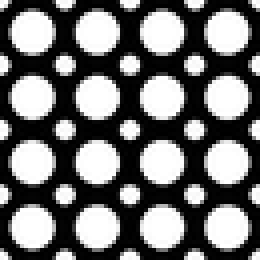
#> input picture hw2/polka.png, 65 x 65 px, shrunk from 128 x 128 before the run (shown 4 times larger)
$ python blob_detection.py
#> lines starting #> are read from the running program, lines starting #| are printed output that depends on the picture
### hw2/common.py
import numpy as np
from matplotlib import pyplot as plt
from PIL import Image
import scipy


def read_img(path, greyscale=True):
#> called with path = 'polka.png', greyscale = True
    img = Image.open(path)
#> img is the input picture: PIL image 65x65 L; min 0, max 255, mean 114.9
    if greyscale:
        img = img.convert('L')
    else:
        img = img.convert('RGB')
    return np.array(img).astype(float)


# [7 lines left out: function save_img, not called in this run]


def find_maxima(scale_space, k_xy=5, k_s=1):
    """
    Extract the peak x,y locations from scale space

    Input
      scale_space: Scale space of size HxWxS
      k: neighborhood in x and y
      ks: neighborhood in scale

    Output
      list of (x,y) tuples; x<W and y<H
    """
    if len(scale_space.shape) == 2:
        scale_space = scale_space[:, :, None]

    H, W, S = scale_space.shape
    maxima = []
    for i in range(H):
        for j in range(W):
            for s in range(S):
                # extracts a local neighborhood of max size
                # (2k_xy+1, 2k_xy+1, 2k_s+1)
                neighbors = scale_space[max(0, i - k_xy):min(i + k_xy + 1, H),
                                        max(0, j - k_xy):min(j + k_xy + 1, W),
                                        max(0, s - k_s):min(s + k_s + 1, S)]
                mid_pixel = scale_space[i, j, s]
                num_neighbors = np.prod(neighbors.shape) - 1
                # if mid_pixel > all the neighbors; append maxima
                if np.sum(mid_pixel < neighbors) == num_neighbors:
                    maxima.append((i, j, s))
    return maxima


def visualize_scale_space(scale_space, min_sigma, k, file_path=None):
    """
    Visualizes the scale space

    Input
      scale_space: scale space of size HxWxS
      min_sigma: the minimum sigma used
      k: the sigma multiplier
    """
    if len(scale_space.shape) == 2:
        scale_space = scale_space[:, :, None]
    H, W, S = scale_space.shape

    # number of subplots
    p_h = int(np.floor(np.sqrt(S)))
    p_w = int(np.ceil(S / p_h))
    for i in range(S):
        plt.subplot(p_h, p_w, i + 1)
        plt.axis('off')
        plt.title('{:.1f}:{:.1f}'.format(min_sigma * k**i,
                                         min_sigma * k**(i + 1)))
        plt.imshow(scale_space[:, :, i])

    # plot or save to fig
    if file_path:
        plt.savefig(file_path, dpi=300)
    else:
        plt.show()


def visualize_maxima(image, maxima, min_sigma, k, file_path=None):
    """
    Visualizes the maxima on a given image

    Input
      image: image of size HxW
      maxima: list of (x,y) tuples; x<W, y<H
      file_path: path to save image. if None, display to screen
    Output-   None
    """
    H, W = image.shape
    fig, ax = plt.subplots(1)
    ax.imshow(image)
    for maximum in maxima:
        y, x, s = maximum
        assert x < W and y < H and x >= 0 and y >= 0
        radius = np.sqrt(2) * min_sigma * (k**s)
        # radius = 1
        circ = plt.Circle((x, y), radius, color='r', fill=False)
        ax.add_patch(circ)

    if file_path:
        plt.savefig(file_path)
    else:
        plt.show()

### hw2/blob_detection.py
import os
import matplotlib.pyplot as plt
import numpy as np
import scipy.ndimage
# Use scipy.ndimage.convolve() for convolution.
# Use same padding (mode = 'reflect'). Refer docs for further info.

from common import (find_maxima, read_img, visualize_maxima,
                    visualize_scale_space)


def gaussian_filter(image, sigma):
    """
    Given an image, apply a Gaussian filter with the input kernel size
    and standard deviation

    Input
      image: image of size HxW
      sigma: scalar standard deviation of Gaussian Kernel

    Output
      Gaussian filtered image of size HxW
    """
#> called with sigma = 3.25
    H, W = image.shape
#> H = 65; W = 65
    # -- good heuristic way of setting kernel size
    kernel_size = int(2 * np.ceil(2 * sigma) + 1)
    # Ensure that the kernel size isn't too big and is odd
    kernel_size = min(kernel_size, min(H, W) // 2)
#> kernel_size = 15
    if kernel_size % 2 == 0:
        kernel_size = kernel_size + 1

    # TODO implement gaussian filtering of size kernel_size x kernel_size
    kernel_gaussian = np.zeros((kernel_size, kernel_size))
    center = kernel_size//2
#> center = 7
    for i in range(kernel_gaussian.shape[0]):
        for j in range(kernel_gaussian.shape[1]):
            x = i - center
            y = j - center
            kernel_gaussian[i, j] = (1 / (2 * np.pi * sigma**2)) \
                                    * np.exp(-(x**2 + y**2) / (2 * sigma**2))
    # normalizing the kernel
    kernel_gaussian = kernel_gaussian/ np.sum(kernel_gaussian)

    # Similar to Corner detection, use scipy's convolution function.
    # Again, be consistent with the settings (mode = 'reflect').
    output = scipy.ndimage.convolve(image, kernel_gaussian, mode='reflect')
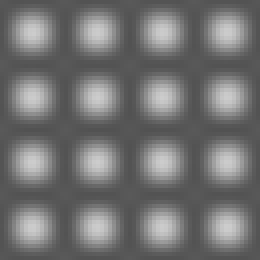
#> output: shape (65, 65) float64 (shown 4 times larger); min 82.29, max 204.9, mean 114.9
    return output


def main():
    image = read_img('polka.png')
    # import pdb; pdb.set_trace()
    # Create directory for polka_detections
    if not os.path.exists("./polka_detections"):
        os.makedirs("./polka_detections")

    # (Done)-- TODO Task 8: Single-scale Blob Detection --

    # (a), (b): Detecting Polka Dots
    # First, complete gaussian_filter()
    print("Detecting small polka dots")
    # -- Detect Small Circles
    sigma_1, sigma_2 = 3.25, 3
    gauss_1 = gaussian_filter(image, sigma_1)  # to implement
    gauss_2 = gaussian_filter(image, sigma_2)  # to implement

    # calculate difference of gaussians
    DoG_small = gauss_1 - gauss_2  # to implement
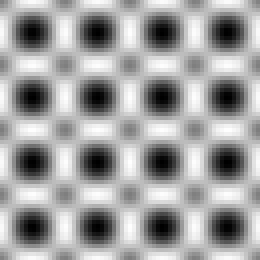
#> DoG_small: shape (65, 65) float64 (shown 4 times larger); min -17.09, max 9.95, mean -3.59e-14; drawn with min black and max white

    # visualize maxima
    maxima = find_maxima(DoG_small, k_xy=10)
#> after the loop in find_maxima, `for i in range(H):`: maxima = [(8, 8, 0), (8, 24, 0), (8, 40, 0), (8, 56, 0), (24, 8, 0), (24, 24, 0), (24, 40, 0), (24, 56, 0), (40, 8, 0), (40, 24, 0), (40, 40, 0), (40, 56, 0), (56, 8, 0), (56, 24, 0), (56, 40, 0), (56, 56, 0)]
    visualize_scale_space(DoG_small, sigma_1, sigma_2 / sigma_1,
                        './polka_detections/polka_small_DoG.png')
#> in visualize_scale_space, `H, W, S = scale_space.shape`: H = 65; S = 1
    visualize_maxima(image, maxima, sigma_1, sigma_2 / sigma_1,
                    './polka_detections/polka_small.png')
#> in visualize_maxima, `H, W = image.shape`: H = 65
#> the loop in visualize_maxima, `for maximum in maxima:` made 16 passes
#> (maximum, y, x) on passes 1 to 12: ((8, 8, 0), 8, 8), ((8, 24, 0), 8, 24), ((8, 40, 0), 8, 40), ((8, 56, 0), 8, 56), ((24, 8, 0), 24, 8), ((24, 24, 0), 24, 24), ((24, 40, 0), 24, 40), ((24, 56, 0), 24, 56), ((40, 8, 0), 40, 8), ((40, 24, 0), 40, 24), ((40, 40, 0), 40, 40), ((40, 56, 0), 40, 56)
#> in visualize_maxima, `plt.savefig(file_path)`:
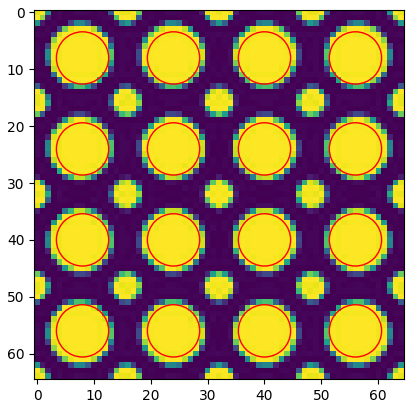
#> figure drawn by matplotlib, 1 panel

    # -- Detect Large Circles
    print("Detecting large polka dots")
    sigma_1, sigma_2 = 8, 7.5
    gauss_1 = gaussian_filter(image, sigma_1)  # to implement
#> call 3 of gaussian_filter, with sigma = 8
#> in gaussian_filter (call 3), `kernel_size = min(kernel_size, min(H, W) // 2)`: kernel_size = 32
#> in gaussian_filter (call 3), `kernel_size = kernel_size + 1`: kernel_size = 33
#> in gaussian_filter (call 3), `center = kernel_size//2`: center = 16
#> after the loop in gaussian_filter (call 3), `for i in range(kernel_gaussian.shape[0]):`:
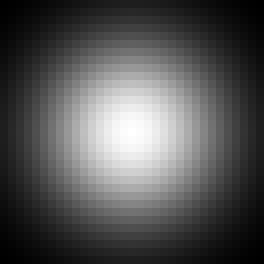
#> kernel_gaussian: shape (33, 33) float64 (shown 8 times larger); min 4.55e-05, max 0.00249, mean 0.000848; drawn with min black and max white
    gauss_2 = gaussian_filter(image, sigma_2)  # to implement

    # calculate difference of gaussians
    DoG_large = gauss_1 - gauss_2  # to implement
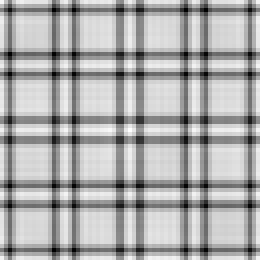
#> DoG_large: shape (65, 65) float64 (shown 4 times larger); min -0.911, max 0.439, mean 1.74e-13; drawn with min black and max white

    # visualize maxima
    # Value of k_xy is a sugguestion; feel free to change it as you wish.
    maxima = find_maxima(DoG_large, k_xy=10)
#> maxima = 25 items, first 6: (2, 2, 0), (2, 13, 0), (2, 34, 0), (2, 51, 0), (2, 62, 0), (13, 2, 0)
    visualize_scale_space(DoG_large, sigma_1, sigma_2 / sigma_1,
                          './polka_detections/polka_large_DoG.png')
#> call 2 of visualize_scale_space, with min_sigma = 8, k = 0.938, file_path = './polka_detections/polka_large_DoG.png'
#> in visualize_scale_space (call 2), `plt.savefig(file_path, dpi=300)`:
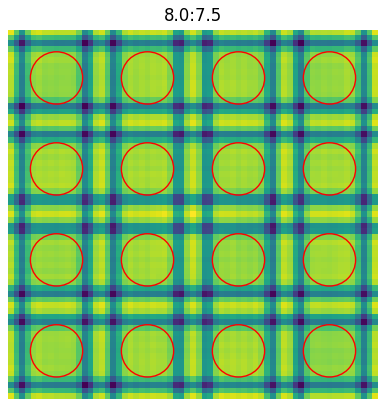
#> figure drawn by matplotlib, 1 panel
    visualize_maxima(image, maxima, sigma_1, sigma_2 / sigma_1,
                     './polka_detections/polka_large.png')
#> call 2 of visualize_maxima, with min_sigma = 8, k = 0.938, file_path = './polka_detections/polka_large.png'
#> the loop in visualize_maxima (call 2), `for maximum in maxima:` made 25 passes
#> (maximum, y, x) on passes 1 to 12: ((2, 2, 0), 2, 2), ((2, 13, 0), 2, 13), ((2, 34, 0), 2, 34), ((2, 51, 0), 2, 51), ((2, 62, 0), 2, 62), ((13, 2, 0), 13, 2), ((13, 13, 0), 13, 13), ((18, 34, 0), 18, 34), ((18, 46, 0), 18, 46), ((18, 62, 0), 18, 62), ((34, 2, 0), 34, 2), ((34, 18, 0), 34, 18)
#> in visualize_maxima (call 2), `plt.savefig(file_path)`:
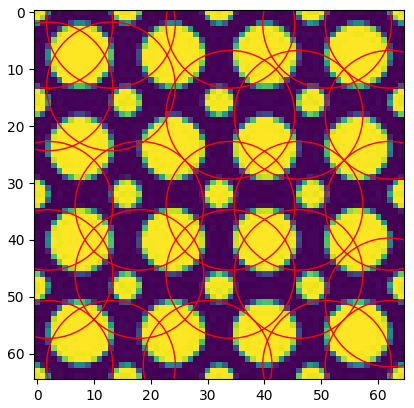
#> figure drawn by matplotlib, 1 panel


    # # -- TODO Task 9: Cell Counting --
    print("Detecting cells")
    cells = []
    cells_006 = read_img('./cells/006cell.png')
    cells.append(cells_006)
    cells_007 = read_img('./cells/007cell.png')
    cells.append(cells_007)
    cells_008 = read_img('./cells/008cell.png')
    cells.append(cells_008)
    cells_009 = read_img('./cells/009cell.png')
    cells.append(cells_009)
    # Detect the cells in any four (or more) images from vgg_cells
    # Create directory for cell_detections
    if not os.path.exists("./cell_detections"):
        os.makedirs("./cell_detections")

    sigma_1, sigma_2 = 3.35, 3.32
    for i, cell in enumerate(cells):
        gauss_1 = gaussian_filter(cell, sigma_1)  # to implement
        gauss_2 = gaussian_filter(cell, sigma_2)  # to implement

        # calculate difference of gaussians
        cells = gauss_1 - gauss_2  # to implement

        # visualize maxima
        maxima = find_maxima(cells, k_xy=10)
        print('Number of the detected cells in cells_00%d.png:' %(i+6), len(maxima))
        visualize_maxima(cell, maxima, sigma_1, sigma_2 / sigma_1,
                        './cell_detections/cells_00%d.png' %(i+6))


if __name__ == '__main__':
#> (the run stopped early here; a loop or call above may not have finished)
